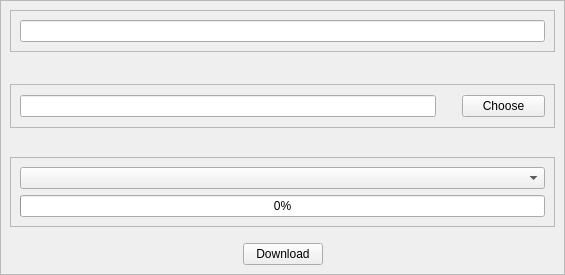
<?xml version="1.0" encoding="UTF-8"?>
<ui version="4.0">
 <class>Form</class>
 <widget class="QWidget" name="Form">
  <property name="geometry">
   <rect>
    <x>0</x>
    <y>0</y>
    <width>565</width>
    <height>275</height>
   </rect>
  </property>
  <property name="windowTitle">
   <string>Form</string>
  </property>
  <property name="styleSheet">
   <string notr="true"/>
  </property>
  <layout class="QVBoxLayout" name="verticalLayout">
   <property name="spacing">
    <number>0</number>
   </property>
   <property name="leftMargin">
    <number>0</number>
   </property>
   <property name="topMargin">
    <number>0</number>
   </property>
   <property name="rightMargin">
    <number>0</number>
   </property>
   <property name="bottomMargin">
    <number>0</number>
   </property>
   <item>
    <widget class="QFrame" name="frame">
     <property name="frameShape">
      <enum>QFrame::StyledPanel</enum>
     </property>
     <property name="frameShadow">
      <enum>QFrame::Raised</enum>
     </property>
     <layout class="QVBoxLayout" name="verticalLayout_2">
      <item alignment="Qt::AlignTop">
       <widget class="QFrame" name="frame_3">
        <property name="styleSheet">
         <string notr="true"/>
        </property>
        <property name="frameShape">
         <enum>QFrame::StyledPanel</enum>
        </property>
        <property name="frameShadow">
         <enum>QFrame::Raised</enum>
        </property>
        <layout class="QHBoxLayout" name="horizontalLayout_3">
         <item>
          <widget class="QLineEdit" name="linky">
           <property name="text">
            <string/>
           </property>
          </widget>
         </item>
        </layout>
       </widget>
      </item>
      <item alignment="Qt::AlignTop">
       <widget class="QFrame" name="frame_2">
        <property name="styleSheet">
         <string notr="true"/>
        </property>
        <property name="frameShape">
         <enum>QFrame::StyledPanel</enum>
        </property>
        <property name="frameShadow">
         <enum>QFrame::Raised</enum>
        </property>
        <layout class="QHBoxLayout" name="horizontalLayout_4" stretch="5,0,1">
         <item>
          <widget class="QLineEdit" name="lineEdit"/>
         </item>
         <item>
          <spacer name="verticalSpacer_2">
           <property name="orientation">
            <enum>Qt::Vertical</enum>
           </property>
           <property name="sizeType">
            <enum>QSizePolicy::Fixed</enum>
           </property>
           <property name="sizeHint" stdset="0">
            <size>
             <width>20</width>
             <height>24</height>
            </size>
           </property>
          </spacer>
         </item>
         <item>
          <widget class="QPushButton" name="pushButton_2">
           <property name="text">
            <string>Choose</string>
           </property>
          </widget>
         </item>
        </layout>
       </widget>
      </item>
      <item alignment="Qt::AlignTop">
       <widget class="QFrame" name="frame_4">
        <property name="styleSheet">
         <string notr="true"/>
        </property>
        <property name="frameShape">
         <enum>QFrame::StyledPanel</enum>
        </property>
        <property name="frameShadow">
         <enum>QFrame::Raised</enum>
        </property>
        <layout class="QVBoxLayout" name="verticalLayout_3">
         <item>
          <widget class="QComboBox" name="comboBox"/>
         </item>
         <item>
          <widget class="QProgressBar" name="progressBar">
           <property name="value">
            <number>0</number>
           </property>
          </widget>
         </item>
        </layout>
       </widget>
      </item>
      <item>
       <spacer name="verticalSpacer">
        <property name="orientation">
         <enum>Qt::Vertical</enum>
        </property>
        <property name="sizeType">
         <enum>QSizePolicy::Fixed</enum>
        </property>
        <property name="sizeHint" stdset="0">
         <size>
          <width>20</width>
          <height>10</height>
         </size>
        </property>
       </spacer>
      </item>
      <item>
       <layout class="QHBoxLayout" name="horizontalLayout">
        <item>
         <spacer name="horizontalSpacer_2">
          <property name="orientation">
           <enum>Qt::Horizontal</enum>
          </property>
          <property name="sizeHint" stdset="0">
           <size>
            <width>40</width>
            <height>20</height>
           </size>
          </property>
         </spacer>
        </item>
        <item>
         <widget class="QPushButton" name="pushButton">
          <property name="text">
           <string>Download</string>
          </property>
         </widget>
        </item>
        <item>
         <spacer name="horizontalSpacer">
          <property name="orientation">
           <enum>Qt::Horizontal</enum>
          </property>
          <property name="sizeHint" stdset="0">
           <size>
            <width>40</width>
            <height>20</height>
           </size>
          </property>
         </spacer>
        </item>
       </layout>
      </item>
     </layout>
    </widget>
   </item>
  </layout>
 </widget>
 <resources/>
 <connections/>
</ui>
